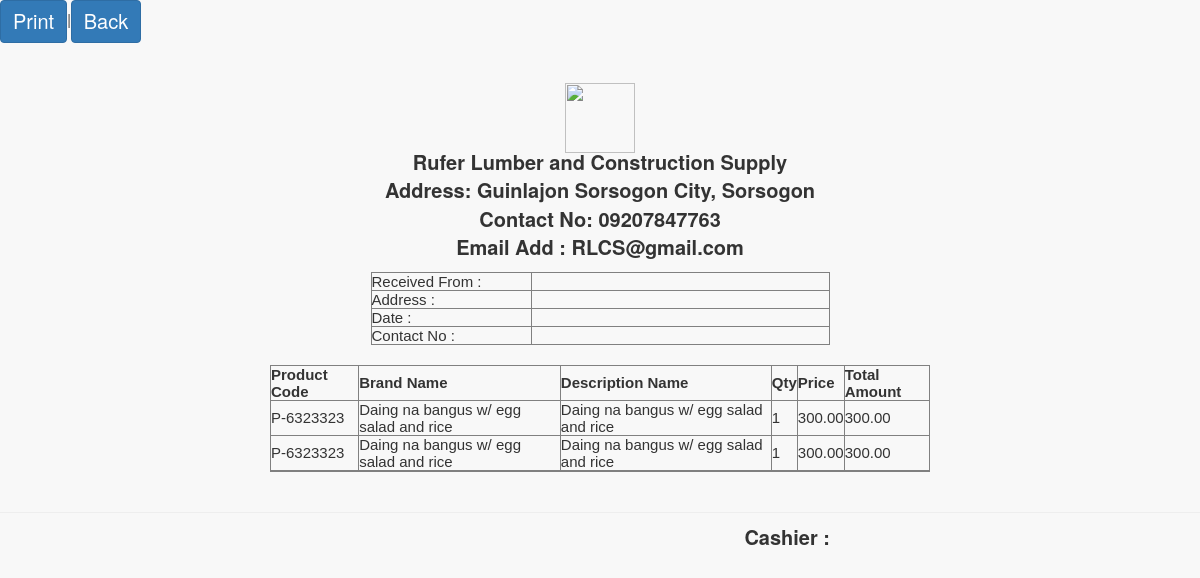
Before: /pages/attendant/preview.php?invoice=RS-22000333 with the older database file.
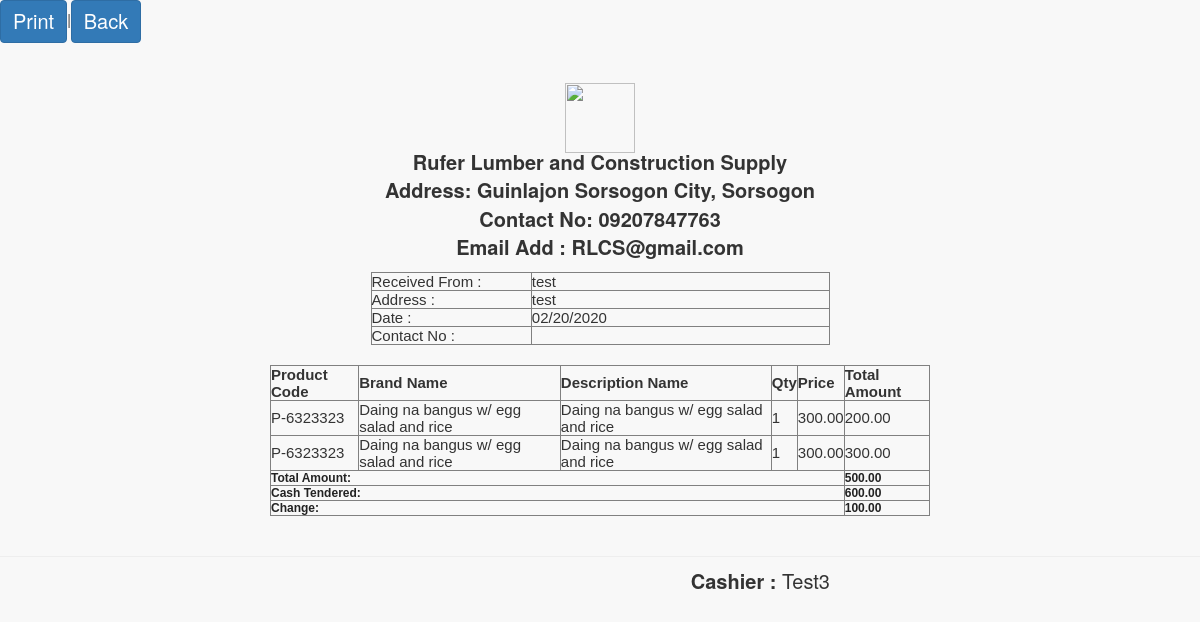
After: the same page with the newer database file.
### tables this page shows
CREATE TABLE `sales_order` (
  `transaction_id` int(11) NOT NULL,
  `invoice` varchar(100) NOT NULL,
  `product` varchar(100) NOT NULL,
  `qty` varchar(100) NOT NULL,
  `amount` varchar(100) NOT NULL,
  `name` varchar(100) NOT NULL,
  `price` varchar(100) NOT NULL,
  `discount` varchar(100) NOT NULL,
  `category` varchar(100) NOT NULL,
  `date` varchar(25) NOT NULL,
  `omonth` varchar(25) NOT NULL,
  `oyear` varchar(25) NOT NULL,
  `qtyleft` varchar(25) NOT NULL,
  `dname` varchar(50) NOT NULL,
  `vat` varchar(20) NOT NULL,
  `total_amount` varchar(30) NOT NULL,
  `table_number` varchar(25) NOT NULL,
  `order_status` varchar(100) NOT NULL
);

CREATE TABLE `sales` (
  `transaction_id` int(11) NOT NULL,
  `invoice_number` varchar(100) NOT NULL,
  `cashier` varchar(100) NOT NULL,
  `date` varchar(25) NOT NULL,
  `type` varchar(100) NOT NULL,
  `amount` varchar(100) NOT NULL,
  `due_date` varchar(100) NOT NULL,
  `name` varchar(100) NOT NULL,
  `balance` varchar(100) NOT NULL,
  `total_amount` varchar(30) NOT NULL,
  `cash` varchar(100) NOT NULL,
  `month` varchar(20) NOT NULL,
  `year` varchar(20) NOT NULL,
  `p_amount` varchar(30) NOT NULL,
  `vat` varchar(30) NOT NULL,
  `address` varchar(80) NOT NULL,
  `contact_number` varchar(11) NOT NULL
);

### pages/attendant/preview.php (the view, shortened to what the changed rows need)
<link href="vendor/bootstrap/css/bootstrap.min.css" rel="stylesheet">
<link href="vendor/metisMenu/metisMenu.min.css" rel="stylesheet">
<link href="dist/css/sb-admin-2.css" rel="stylesheet">
<link href="vendor/font-awesome/css/font-awesome.min.css" rel="stylesheet" type="text/css">
<?php
$invoice=$_GET['invoice'];
include('connect.php');
$result = $db->prepare("SELECT * FROM sales WHERE invoice_number= :userid");
$result->bindParam(':userid', $invoice);
$result->execute();
for($i=0; $row = $result->fetch(); $i++){
	$cname=$row['name'];
	$caddress=$row['address'];
	$date=$row['date'];
	$cash=$row['due_date'];
	$cashier=$row['cashier'];
	$pt=$row['type'];
	$am=$row['amount'];
	if($pt=='cash'){
		$cash=$row['cash'];
		$amount=$cash-$am;
	}
}
?>
<div class="content" id="content">
<center>
	<div style="margin: 0 auto; padding: 20px; width: 700px; font-weight: normal;">
		<div style="width: 100%;">
			<div style="width: 459px;">
			<br>
					<div>
						<table border="1" cellpadding="4" cellspacing="0" style="font-family: arial; font-size: 15px;text-align:left;width : 100%;">
							<tr>
								<td width="35%">Received From : </td>
								<td width="75%"><?php echo $cname ?></td>
							</tr>
							<tr>
								<td width="35%">Address : </td>
								<td width="35%"><?php echo $caddress ?></td>
							</tr>
							<tr>
								<td width="35%">Date : </td>
								<td width="75%"><?php echo $date?></td>
							</tr>
						</table>
					</div>
				</div>
			</div><br>
			<div style="width: 100%">
				<table border="1" cellpadding="4" cellspacing="0" style="font-family: arial; font-size: 15px;text-align:left;" width="100%">
					<thead>
						<tr>
							<th> Product Code </th>
							<th> Brand Name </th>
							<th> Description Name </th>
							<th> Qty </th>
							<th> Price </th>
							<th> Total Amount </th>
						</tr>
					</thead>
					<tbody>
						<?php
						$id=$_GET['invoice'];
						$result = $db->prepare("SELECT * FROM sales_order WHERE invoice= :userid");
						$result->bindParam(':userid', $id);
						$result->execute();
						for($i=0; $row = $result->fetch(); $i++){
							?>
							<tr class="record">
								<td><?php echo $row['product']; ?></td>
								<td><?php echo $row['name']; ?></td>
								<td><?php echo $row['dname']; ?></td>
								<td><?php echo $row['qty']; ?></td>
								<td>
									<?php
									$ppp=$row['price'];
									echo formatMoney($ppp, true);
									?>
								</td>
								<td>
									<?php
									$dfdf=$row['total_amount'];
									echo formatMoney($dfdf, true);
									?>
								</td>
							</tr>
							<?php
						}
						?>
						<?php if($pt=='cash'){
							?>
							<tr>
								<td colspan="5"><strong style="font-size: 12px; color: #222222;">Total Amount:</strong></td>
								<td colspan="3"><strong style="font-size: 12px; color: #222222;">
									<?php
									$sdsd=$_GET['invoice'];
									$resultas = $db->prepare("SELECT sum(total_amount) FROM sales_order WHERE invoice= :a");
									$resultas->bindParam(':a', $sdsd);
									$resultas->execute();
									for($i=0; $rowas = $resultas->fetch(); $i++){
										$fgfg=$rowas['sum(total_amount)'];
										echo formatMoney($fgfg, true);
									}
									?>
								</strong></td>
							</tr>
							<tr>
								<td colspan="5"><strong style="font-size: 12px; color: #222222;">Cash Tendered:</strong></td>
								<td colspan="2"><strong style="font-size: 12px; color: #222222;">
									<?php
									echo formatMoney($cash, true);
									?>
								</strong></td>
							</tr>
								<?php
						}
						?>
						<tr>
							<td colspan="5"><strong style="font-size: 12px; color: #222222;">
								<?php
								if($pt=='cash'){
									echo 'Change:';
								}
								?>
							</strong></td>
							<td colspan="3"><strong style="font-size: 12px; color: #222222;">
								<?php
								function formatMoney($number, $fractional=false) {
									if ($fractional) {
										$number = sprintf('%.2f', $number);
									}
									while (true) {
										$replaced = preg_replace('/(-?\d+)(\d\d\d)/', '$1,$2', $number);
										if ($replaced != $number) {
											$number = $replaced;
										} else {
											break;
										}
									}
									return $number;
								}
								if($pt=='cash'){
									echo formatMoney($amount, true);
								}
								?>
							</strong></td>
						</tr>
					</tbody>
				</table>
				</center>
			</div>
			<div style="text-align: right;margin-right: 370px; margin-top: -10px; font-size: 20px;"><b>Cashier :</b> <?php echo $cashier ?></div>

Changed rows visible on the page:
added sales: name "test", address "test", date "02/20/2020", cash "600.00", formatMoney($amount, true) "100.00", cashier "Test3"
changed sales_order (number 1 of 2 on the later page): total_amount "300.00" → "200.00"
Other visible differences:
text now shown: "Total Amount: Cash Tendered: Change:"
new list line: "500.00"
